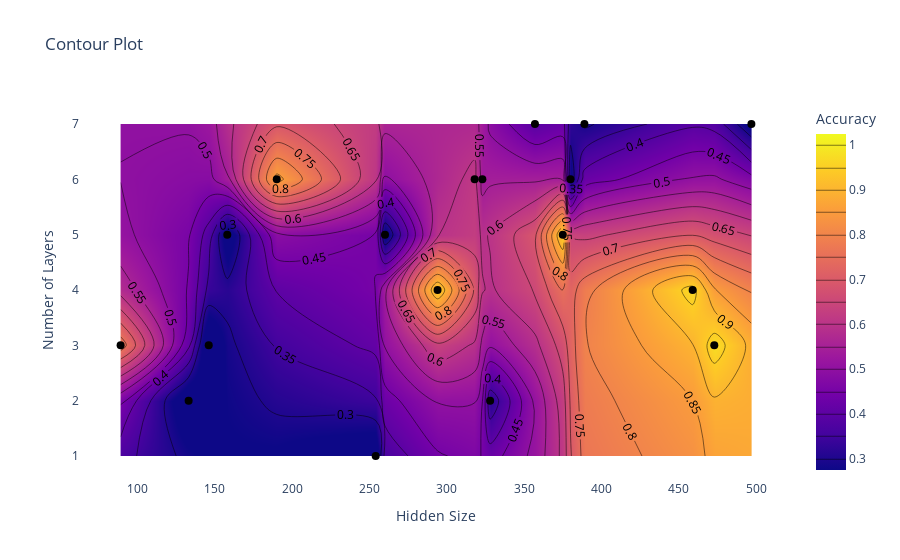

The code cell stored with this chart in its notebook:
### Code cell
hyperbayes = analysis.results_df
plot_contour(hyperbayes, "config/hidden_size", "config/num_layers", "accuracy", start=0.3, size=0.05)

### Figure 1 — Plotly figure (JSON) as saved in the notebook; plotly's stock layout.template omitted (floating-point values rounded to 4 significant figures)
{"data": [{"colorbar": {"title": {"text": "Accuracy"}}, "colorscale": [[0, "#0d0887"], [0.1111, "#46039f"], [0.2222, "#7201a8"], [0.3333, "#9c179e"], [0.4444, "#bd3786"], [0.5556, "#d8576b"], [0.6667, "#ed7953"], [0.7778, "#fb9f3a"], [0.8889, "#fdca26"], [1, "#f0f921"]], "contours": {"coloring": "heatmap", "end": 1, "showlabels": true, "size": 0.05, "start": 0.3}, "type": "contour", "x": [375, 357, 323, 389, 89, 190, 294, 146, 459, 380, 133, 328, 473, 497, 318, 260, 158, 254], "y": [5, 7, 6, 7, 3, 6, 4, 3, 4, 6, 2, 2, 3, 7, 6, 5, 5, 1], "z": [0.9547, 0.3953, 0.5328, 0.2906, 0.7812, 0.8672, 0.95, 0.2062, 0.9688, 0.2609, 0.2172, 0.3125, 0.9766, 0.2484, 0.6156, 0.2469, 0.2375, 0.2219]}, {"customdata": [0.9547, 0.3953, 0.5328, 0.2906, 0.7812, 0.8672, 0.95, 0.2062, 0.9688, 0.2609, 0.2172, 0.3125, 0.9766, 0.2484, 0.6156, 0.2469, 0.2375, 0.2219], "hovertemplate": "Hidden Size: %{x}<br>Number of Layers: %{y}<br>Accuracy: %{customdata:.4f}<extra></extra>", "marker": {"color": "black", "size": 8, "symbol": "circle"}, "mode": "markers", "name": "Data Points", "type": "scatter", "x": [375, 357, 323, 389, 89, 190, 294, 146, 459, 380, 133, 328, 473, 497, 318, 260, 158, 254], "y": [5, 7, 6, 7, 3, 6, 4, 3, 4, 6, 2, 2, 3, 7, 6, 5, 5, 1]}], "layout": {"autosize": true, "paper_bgcolor": "white", "plot_bgcolor": "white", "title": {"text": "Contour Plot"}, "xaxis": {"autorange": true, "range": [63.52, 522.5], "showgrid": false, "title": {"text": "Hidden Size"}, "type": "linear"}, "yaxis": {"autorange": true, "range": [0.4474, 7.553], "showgrid": false, "title": {"text": "Number of Layers"}, "type": "linear"}}}
